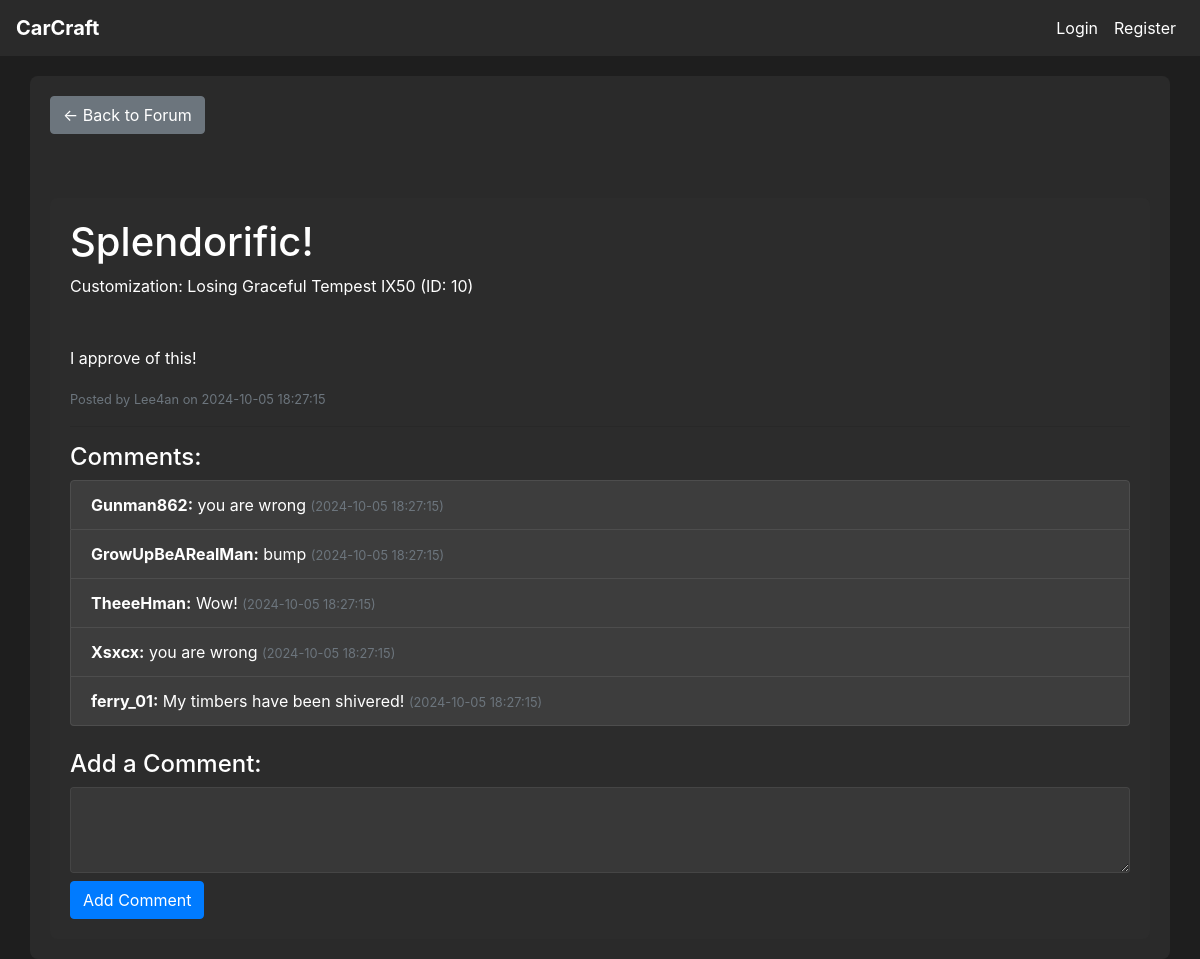
/post/1, run on the app's committed database.
### tables this page shows
CREATE TABLE post (
    post_id INTEGER PRIMARY KEY AUTOINCREMENT,
    customization_id INTEGER,
    user_id INTEGER NOT NULL,
    title VARCHAR(255) NOT NULL,
    description TEXT,
    category TEXT,
    created_at DATETIME DEFAULT CURRENT_TIMESTAMP,
    FOREIGN KEY (customization_id) REFERENCES customization(customization_id),
    FOREIGN KEY (user_id) REFERENCES user(user_id)
);

CREATE TABLE customization (
    customization_id INTEGER PRIMARY KEY AUTOINCREMENT,
    customization_name VARCHAR(100) NOT NULL,
    user_id INTEGER NOT NULL,
    model_id INTEGER NOT NULL,
    color_id INTEGER NOT NULL,
    wheel_id INTEGER NOT NULL,
    created_at DATETIME DEFAULT CURRENT_TIMESTAMP,
    FOREIGN KEY (user_id) REFERENCES user(user_id),
    FOREIGN KEY (model_id) REFERENCES model(model_id),
    FOREIGN KEY (color_id) REFERENCES color(color_id),
    FOREIGN KEY (wheel_id) REFERENCES wheel_set(wheel_id)
);

CREATE TABLE user (
    user_id INTEGER PRIMARY KEY AUTOINCREMENT,
    username VARCHAR(64) NOT NULL,
    email VARCHAR(100) NOT NULL,
    password_hash VARCHAR(255) NOT NULL,
    created_at DATETIME DEFAULT CURRENT_TIMESTAMP,
    admin INTEGER DEFAULT 0
);

CREATE TABLE comment (
    comment_id INTEGER PRIMARY KEY AUTOINCREMENT,
    post_id INTEGER NOT NULL,
    user_id INTEGER NOT NULL,
    content TEXT NOT NULL,
    created_at DATETIME DEFAULT CURRENT_TIMESTAMP,
    FOREIGN KEY (post_id) REFERENCES post(post_id),
    FOREIGN KEY (user_id) REFERENCES user(user_id)
);

### app.py (the view)
@app.route('/post/<int:post_id>', methods=['GET'])
def view_post(post_id):
    conn = get_db_connection()
    post = conn.execute('''
        SELECT p.post_id, p.title, p.description, p.created_at, p.user_id, u.username, c.customization_name AS customization_name, c.customization_id
        FROM post p
        JOIN user u ON p.user_id = u.user_id
        LEFT JOIN customization c ON p.customization_id = c.customization_id
        WHERE p.post_id = ?
    ''', (post_id,)).fetchone()
    if post is None:
        flash('Post not found.')
        return redirect(url_for('forum'))
    comments = conn.execute('''
        SELECT c.comment_id, c.content, c.created_at, c.user_id, u.username
        FROM comment c
        JOIN user u ON c.user_id = u.user_id
        WHERE c.post_id = ?
        ORDER BY c.created_at DESC
    ''', (post_id,)).fetchall()
    customization_data = None
    if post['customization_id']:
        customization_data = conn.execute('''
            SELECT brand.name AS brand_name, model.name AS model_name,
                   color.name AS color_name, wheel_set.name AS wheel_name
            FROM customization
            JOIN model ON customization.model_id = model.model_id
            JOIN brand ON model.brand_id = brand.brand_id
            JOIN color ON customization.color_id = color.color_id
            JOIN wheel_set ON customization.wheel_id = wheel_set.wheel_id
            WHERE customization.customization_id = ?
        ''', (post['customization_id'],)).fetchone()
    conn.close()
    return render_template('view_post.html', post=post, comments=comments, customization_data=customization_data)

### app.py (called while the page is built)
def get_db_connection():
    conn = sqlite3.connect(DATABASE)
    conn.row_factory = sqlite3.Row  # This enables column access by name: row['column_name']
    return conn

### templates/view_post.html (shortened to what this page needs)
{% extends "base.html" %}
{% block content %}
<a href="{{ url_for('forum') }}" class="btn btn-secondary mb-3">&larr; Back to Forum</a>
<div class="container mt-5">
    <h1>{{ post['title'] }}</h1>
    {% if post['customization_name'] %}
        <p>Customization: {{ post['customization_name'] }} (ID: {{ post['customization_id'] }})</p>
    {% else %}
        <p>Customization: None</p>
    {% endif %}
    <p>{{ post['description'] }}</p>
    <small class="text-muted">Posted by {{ post['username'] }} on {{ post['created_at'] }}</small>
    <hr>
    <h4>Comments:</h4>
    {% if comments %}
        <ul class="list-group">
            {% for comment in comments %}
                <li class="list-group-item">
                    <strong>{{ comment['username'] }}:</strong> {{ comment['content'] }} <small class="text-muted">({{ comment['created_at'] }})</small>
                </li>
            {% endfor %}
        </ul>
    {% else %}
        <p>No comments yet. Be the first to comment!</p>
    {% endif %}
    <h4 class="mt-4">Add a Comment:</h4>
    <form method="POST" action="{{ url_for('create_comment', post_id=post['post_id']) }}">
        <textarea name="content" rows="3" required class="form-control"></textarea>
        <button type="submit" class="btn btn-primary mt-2">Add Comment</button>
    </form>
</div>
{% endblock %}

### static/css/style.css (style rules this page uses)
body { background-color: #1e1e1e; color: #ffffff; }
.container { background-color: rgba(45, 45, 45, 0.8); border-radius: 8px; padding: 20px; margin-top: 20px; }
h1, h2, h3, h4, h5, h6 { color: #ffffff; }
.list-group-item { background-color: #3d3d3d; color: #ffffff; border-color: #4d4d4d; transition: background-color 0.2s ease; }
.btn-primary { background-color: #007bff; border-color: #007bff; }
.btn-secondary { background-color: #6c757d; border-color: #6c757d; }
input, select, textarea { background-color: #3d3d3d; border-color: #4d4d4d; color: #ffffff; }
.form-control { background-color: rgba(61, 61, 61, 0.8); border-color: rgba(77, 77, 77, 0.8); color: #ffffff; }
a { color: #007bff; }

### data on the page
post: title "Splendorific!", description "I approve of this!", created_at "2024-10-05 18:27:15"
customization: customization_name "Losing Graceful Tempest IX50", customization_id "10"
user: username "Lee4an"
comment: username "Gunman862", content "you are wrong", created_at "2024-10-05 18:27:15"
comment: username "GrowUpBeARealMan", content "bump", created_at "2024-10-05 18:27:15"
comment: username "TheeeHman", content "Wow!", created_at "2024-10-05 18:27:15"
comment: username "Xsxcx", content "you are wrong", created_at "2024-10-05 18:27:15"
comment: username "ferry_01", content "My timbers have been shivered!", created_at "2024-10-05 18:27:15"
